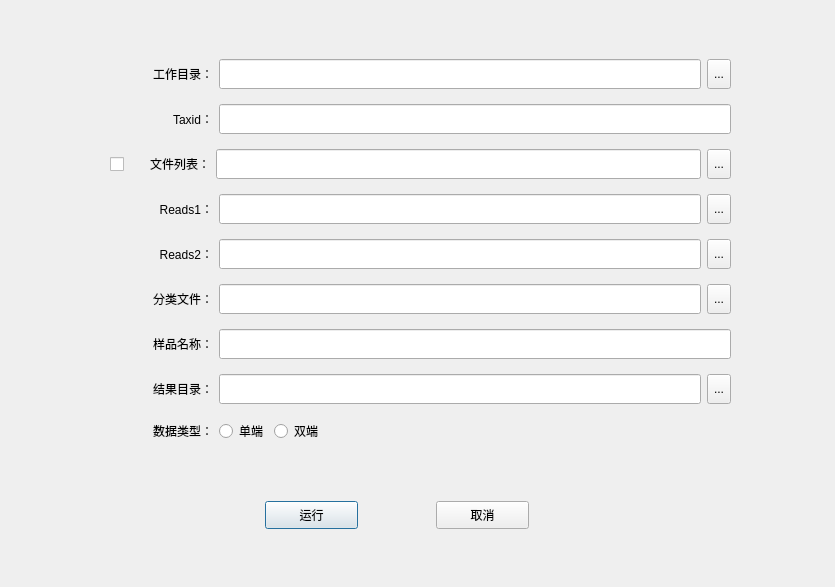
<?xml version="1.0" encoding="UTF-8"?>
<ui version="4.0">
 <class>dialog</class>
 <widget class="QDialog" name="dialog">
  <property name="geometry">
   <rect>
    <x>0</x>
    <y>0</y>
    <width>835</width>
    <height>587</height>
   </rect>
  </property>
  <property name="sizePolicy">
   <sizepolicy hsizetype="Fixed" vsizetype="Fixed">
    <horstretch>0</horstretch>
    <verstretch>0</verstretch>
   </sizepolicy>
  </property>
  <property name="windowTitle">
   <string>Dialog</string>
  </property>
  <widget class="QPushButton" name="runBtn">
   <property name="geometry">
    <rect>
     <x>265</x>
     <y>501</y>
     <width>93</width>
     <height>28</height>
    </rect>
   </property>
   <property name="maximumSize">
    <size>
     <width>100</width>
     <height>16777215</height>
    </size>
   </property>
   <property name="text">
    <string>运行</string>
   </property>
  </widget>
  <widget class="QPushButton" name="cancelBtn">
   <property name="geometry">
    <rect>
     <x>436</x>
     <y>501</y>
     <width>93</width>
     <height>28</height>
    </rect>
   </property>
   <property name="maximumSize">
    <size>
     <width>100</width>
     <height>16777215</height>
    </size>
   </property>
   <property name="text">
    <string>取消</string>
   </property>
  </widget>
  <widget class="QWidget" name="layoutWidget">
   <property name="geometry">
    <rect>
     <x>110</x>
     <y>50</y>
     <width>621</width>
     <height>411</height>
    </rect>
   </property>
   <layout class="QVBoxLayout" name="verticalLayout">
    <item>
     <layout class="QHBoxLayout" name="horizontalLayout">
      <item>
       <spacer name="horizontalSpacer_3">
        <property name="orientation">
         <enum>Qt::Horizontal</enum>
        </property>
        <property name="sizeType">
         <enum>QSizePolicy::Fixed</enum>
        </property>
        <property name="sizeHint" stdset="0">
         <size>
          <width>23</width>
          <height>20</height>
         </size>
        </property>
       </spacer>
      </item>
      <item>
       <widget class="QLabel" name="work_path">
        <property name="sizePolicy">
         <sizepolicy hsizetype="Minimum" vsizetype="Preferred">
          <horstretch>0</horstretch>
          <verstretch>0</verstretch>
         </sizepolicy>
        </property>
        <property name="minimumSize">
         <size>
          <width>80</width>
          <height>0</height>
         </size>
        </property>
        <property name="text">
         <string>工作目录：</string>
        </property>
        <property name="alignment">
         <set>Qt::AlignRight|Qt::AlignTrailing|Qt::AlignVCenter</set>
        </property>
       </widget>
      </item>
      <item>
       <widget class="QLineEdit" name="work_path_LE">
        <property name="sizePolicy">
         <sizepolicy hsizetype="Expanding" vsizetype="Maximum">
          <horstretch>0</horstretch>
          <verstretch>0</verstretch>
         </sizepolicy>
        </property>
        <property name="maximumSize">
         <size>
          <width>16777215</width>
          <height>30</height>
         </size>
        </property>
       </widget>
      </item>
      <item>
       <widget class="QToolButton" name="work_path_btn">
        <property name="maximumSize">
         <size>
          <width>30</width>
          <height>30</height>
         </size>
        </property>
        <property name="text">
         <string>...</string>
        </property>
       </widget>
      </item>
     </layout>
    </item>
    <item>
     <layout class="QHBoxLayout" name="horizontalLayout_7">
      <item>
       <spacer name="horizontalSpacer_9">
        <property name="orientation">
         <enum>Qt::Horizontal</enum>
        </property>
        <property name="sizeType">
         <enum>QSizePolicy::Fixed</enum>
        </property>
        <property name="sizeHint" stdset="0">
         <size>
          <width>23</width>
          <height>20</height>
         </size>
        </property>
       </spacer>
      </item>
      <item>
       <widget class="QLabel" name="taxid">
        <property name="sizePolicy">
         <sizepolicy hsizetype="Minimum" vsizetype="Preferred">
          <horstretch>0</horstretch>
          <verstretch>0</verstretch>
         </sizepolicy>
        </property>
        <property name="minimumSize">
         <size>
          <width>80</width>
          <height>0</height>
         </size>
        </property>
        <property name="font">
         <font>
          <pointsize>9</pointsize>
         </font>
        </property>
        <property name="text">
         <string>Taxid：</string>
        </property>
        <property name="alignment">
         <set>Qt::AlignRight|Qt::AlignTrailing|Qt::AlignVCenter</set>
        </property>
       </widget>
      </item>
      <item>
       <widget class="QLineEdit" name="taxid_LE">
        <property name="maximumSize">
         <size>
          <width>16777215</width>
          <height>30</height>
         </size>
        </property>
       </widget>
      </item>
     </layout>
    </item>
    <item>
     <layout class="QHBoxLayout" name="horizontalLayout_2">
      <item>
       <widget class="QCheckBox" name="checkBox">
        <property name="sizePolicy">
         <sizepolicy hsizetype="Maximum" vsizetype="Fixed">
          <horstretch>0</horstretch>
          <verstretch>0</verstretch>
         </sizepolicy>
        </property>
        <property name="maximumSize">
         <size>
          <width>20</width>
          <height>30</height>
         </size>
        </property>
        <property name="text">
         <string/>
        </property>
       </widget>
      </item>
      <item>
       <widget class="QLabel" name="file_list">
        <property name="sizePolicy">
         <sizepolicy hsizetype="Minimum" vsizetype="Preferred">
          <horstretch>0</horstretch>
          <verstretch>0</verstretch>
         </sizepolicy>
        </property>
        <property name="minimumSize">
         <size>
          <width>80</width>
          <height>0</height>
         </size>
        </property>
        <property name="text">
         <string>文件列表：</string>
        </property>
        <property name="alignment">
         <set>Qt::AlignRight|Qt::AlignTrailing|Qt::AlignVCenter</set>
        </property>
       </widget>
      </item>
      <item>
       <widget class="QLineEdit" name="file_list_LE">
        <property name="maximumSize">
         <size>
          <width>16777215</width>
          <height>30</height>
         </size>
        </property>
       </widget>
      </item>
      <item>
       <widget class="QToolButton" name="file_list_btn">
        <property name="maximumSize">
         <size>
          <width>30</width>
          <height>30</height>
         </size>
        </property>
        <property name="text">
         <string>...</string>
        </property>
       </widget>
      </item>
     </layout>
    </item>
    <item>
     <layout class="QHBoxLayout" name="horizontalLayout_3">
      <item>
       <spacer name="horizontalSpacer_4">
        <property name="orientation">
         <enum>Qt::Horizontal</enum>
        </property>
        <property name="sizeType">
         <enum>QSizePolicy::Fixed</enum>
        </property>
        <property name="sizeHint" stdset="0">
         <size>
          <width>23</width>
          <height>20</height>
         </size>
        </property>
       </spacer>
      </item>
      <item>
       <widget class="QLabel" name="reads_one">
        <property name="sizePolicy">
         <sizepolicy hsizetype="Minimum" vsizetype="Preferred">
          <horstretch>0</horstretch>
          <verstretch>0</verstretch>
         </sizepolicy>
        </property>
        <property name="minimumSize">
         <size>
          <width>80</width>
          <height>0</height>
         </size>
        </property>
        <property name="text">
         <string>Reads1：</string>
        </property>
        <property name="alignment">
         <set>Qt::AlignRight|Qt::AlignTrailing|Qt::AlignVCenter</set>
        </property>
       </widget>
      </item>
      <item>
       <widget class="QLineEdit" name="reads_one_LE">
        <property name="maximumSize">
         <size>
          <width>16777215</width>
          <height>30</height>
         </size>
        </property>
       </widget>
      </item>
      <item>
       <widget class="QToolButton" name="reads_btn">
        <property name="maximumSize">
         <size>
          <width>30</width>
          <height>30</height>
         </size>
        </property>
        <property name="text">
         <string>...</string>
        </property>
       </widget>
      </item>
     </layout>
    </item>
    <item>
     <layout class="QHBoxLayout" name="horizontalLayout_4">
      <item>
       <spacer name="horizontalSpacer_5">
        <property name="orientation">
         <enum>Qt::Horizontal</enum>
        </property>
        <property name="sizeType">
         <enum>QSizePolicy::Fixed</enum>
        </property>
        <property name="sizeHint" stdset="0">
         <size>
          <width>23</width>
          <height>20</height>
         </size>
        </property>
       </spacer>
      </item>
      <item>
       <widget class="QLabel" name="reads_tow">
        <property name="sizePolicy">
         <sizepolicy hsizetype="Minimum" vsizetype="Preferred">
          <horstretch>0</horstretch>
          <verstretch>0</verstretch>
         </sizepolicy>
        </property>
        <property name="minimumSize">
         <size>
          <width>80</width>
          <height>0</height>
         </size>
        </property>
        <property name="text">
         <string>Reads2：</string>
        </property>
        <property name="alignment">
         <set>Qt::AlignRight|Qt::AlignTrailing|Qt::AlignVCenter</set>
        </property>
       </widget>
      </item>
      <item>
       <widget class="QLineEdit" name="reads_two_LE">
        <property name="maximumSize">
         <size>
          <width>16777215</width>
          <height>30</height>
         </size>
        </property>
       </widget>
      </item>
      <item>
       <widget class="QToolButton" name="reads2_btn">
        <property name="maximumSize">
         <size>
          <width>30</width>
          <height>30</height>
         </size>
        </property>
        <property name="text">
         <string>...</string>
        </property>
       </widget>
      </item>
     </layout>
    </item>
    <item>
     <layout class="QHBoxLayout" name="horizontalLayout_9">
      <item>
       <spacer name="horizontalSpacer_10">
        <property name="orientation">
         <enum>Qt::Horizontal</enum>
        </property>
        <property name="sizeType">
         <enum>QSizePolicy::Fixed</enum>
        </property>
        <property name="sizeHint" stdset="0">
         <size>
          <width>23</width>
          <height>20</height>
         </size>
        </property>
       </spacer>
      </item>
      <item>
       <widget class="QLabel" name="type_file">
        <property name="sizePolicy">
         <sizepolicy hsizetype="Minimum" vsizetype="Preferred">
          <horstretch>0</horstretch>
          <verstretch>0</verstretch>
         </sizepolicy>
        </property>
        <property name="minimumSize">
         <size>
          <width>80</width>
          <height>0</height>
         </size>
        </property>
        <property name="text">
         <string>分类文件：</string>
        </property>
        <property name="alignment">
         <set>Qt::AlignRight|Qt::AlignTrailing|Qt::AlignVCenter</set>
        </property>
       </widget>
      </item>
      <item>
       <widget class="QLineEdit" name="type_file_LE">
        <property name="maximumSize">
         <size>
          <width>16777215</width>
          <height>30</height>
         </size>
        </property>
       </widget>
      </item>
      <item>
       <widget class="QToolButton" name="type_file_btn">
        <property name="maximumSize">
         <size>
          <width>30</width>
          <height>30</height>
         </size>
        </property>
        <property name="text">
         <string>...</string>
        </property>
       </widget>
      </item>
     </layout>
    </item>
    <item>
     <layout class="QHBoxLayout" name="horizontalLayout_8">
      <item>
       <spacer name="horizontalSpacer_7">
        <property name="orientation">
         <enum>Qt::Horizontal</enum>
        </property>
        <property name="sizeType">
         <enum>QSizePolicy::Fixed</enum>
        </property>
        <property name="sizeHint" stdset="0">
         <size>
          <width>23</width>
          <height>20</height>
         </size>
        </property>
       </spacer>
      </item>
      <item>
       <widget class="QLabel" name="sample_name">
        <property name="sizePolicy">
         <sizepolicy hsizetype="Minimum" vsizetype="Preferred">
          <horstretch>0</horstretch>
          <verstretch>0</verstretch>
         </sizepolicy>
        </property>
        <property name="minimumSize">
         <size>
          <width>80</width>
          <height>0</height>
         </size>
        </property>
        <property name="text">
         <string>样品名称：</string>
        </property>
        <property name="alignment">
         <set>Qt::AlignRight|Qt::AlignTrailing|Qt::AlignVCenter</set>
        </property>
       </widget>
      </item>
      <item>
       <widget class="QLineEdit" name="sample_name_LE">
        <property name="maximumSize">
         <size>
          <width>16777215</width>
          <height>30</height>
         </size>
        </property>
       </widget>
      </item>
     </layout>
    </item>
    <item>
     <layout class="QHBoxLayout" name="horizontalLayout_5">
      <item>
       <spacer name="horizontalSpacer_6">
        <property name="orientation">
         <enum>Qt::Horizontal</enum>
        </property>
        <property name="sizeType">
         <enum>QSizePolicy::Fixed</enum>
        </property>
        <property name="sizeHint" stdset="0">
         <size>
          <width>23</width>
          <height>20</height>
         </size>
        </property>
       </spacer>
      </item>
      <item>
       <widget class="QLabel" name="result_path">
        <property name="sizePolicy">
         <sizepolicy hsizetype="Minimum" vsizetype="Preferred">
          <horstretch>0</horstretch>
          <verstretch>0</verstretch>
         </sizepolicy>
        </property>
        <property name="minimumSize">
         <size>
          <width>80</width>
          <height>0</height>
         </size>
        </property>
        <property name="text">
         <string>结果目录：</string>
        </property>
        <property name="alignment">
         <set>Qt::AlignRight|Qt::AlignTrailing|Qt::AlignVCenter</set>
        </property>
       </widget>
      </item>
      <item>
       <widget class="QLineEdit" name="result_path_LE">
        <property name="maximumSize">
         <size>
          <width>16777215</width>
          <height>30</height>
         </size>
        </property>
       </widget>
      </item>
      <item>
       <widget class="QToolButton" name="result_btn">
        <property name="maximumSize">
         <size>
          <width>30</width>
          <height>30</height>
         </size>
        </property>
        <property name="text">
         <string>...</string>
        </property>
       </widget>
      </item>
     </layout>
    </item>
    <item>
     <layout class="QHBoxLayout" name="horizontalLayout_6">
      <item>
       <spacer name="horizontalSpacer_8">
        <property name="orientation">
         <enum>Qt::Horizontal</enum>
        </property>
        <property name="sizeType">
         <enum>QSizePolicy::Fixed</enum>
        </property>
        <property name="sizeHint" stdset="0">
         <size>
          <width>23</width>
          <height>20</height>
         </size>
        </property>
       </spacer>
      </item>
      <item>
       <widget class="QLabel" name="data_type">
        <property name="sizePolicy">
         <sizepolicy hsizetype="Minimum" vsizetype="Preferred">
          <horstretch>0</horstretch>
          <verstretch>0</verstretch>
         </sizepolicy>
        </property>
        <property name="minimumSize">
         <size>
          <width>80</width>
          <height>0</height>
         </size>
        </property>
        <property name="text">
         <string>数据类型：</string>
        </property>
        <property name="alignment">
         <set>Qt::AlignRight|Qt::AlignTrailing|Qt::AlignVCenter</set>
        </property>
       </widget>
      </item>
      <item>
       <widget class="QRadioButton" name="single_btn">
        <property name="text">
         <string>单端</string>
        </property>
       </widget>
      </item>
      <item>
       <widget class="QRadioButton" name="double_btn">
        <property name="text">
         <string>双端</string>
        </property>
       </widget>
      </item>
      <item>
       <spacer name="horizontalSpacer_2">
        <property name="orientation">
         <enum>Qt::Horizontal</enum>
        </property>
        <property name="sizeHint" stdset="0">
         <size>
          <width>40</width>
          <height>20</height>
         </size>
        </property>
       </spacer>
      </item>
     </layout>
    </item>
   </layout>
  </widget>
 </widget>
 <resources/>
 <connections/>
</ui>
